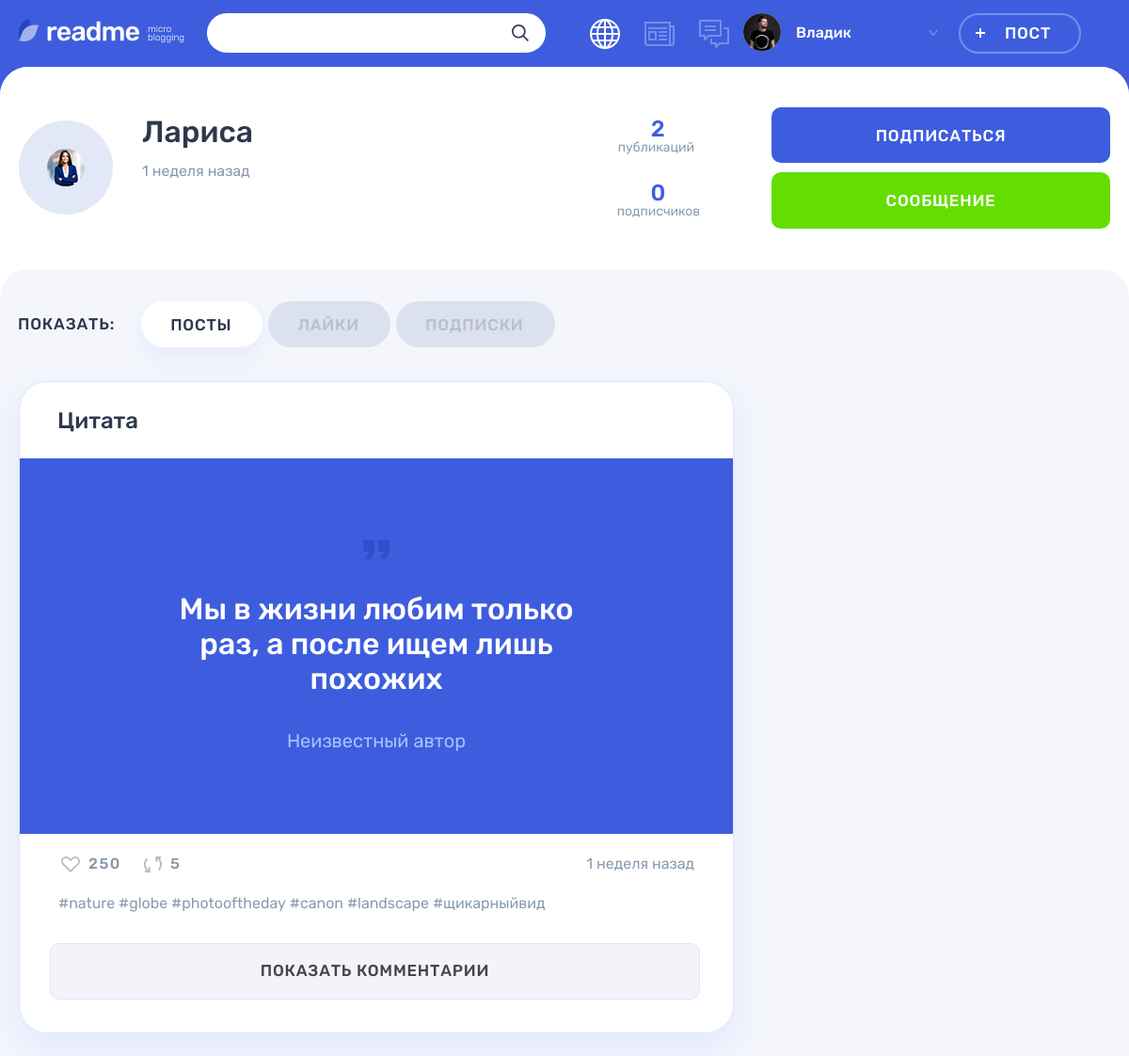
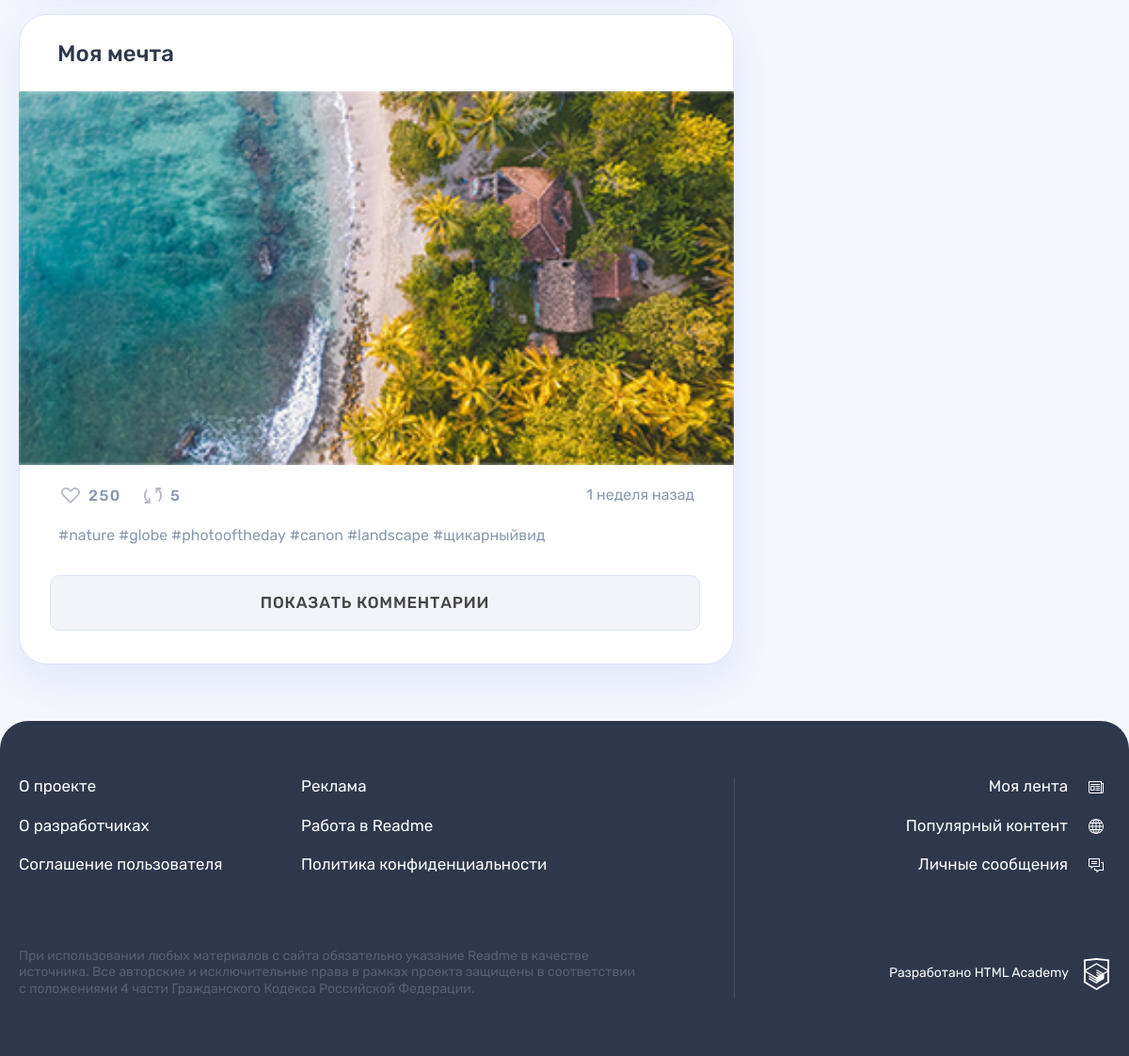
/users_profile.php?id=2 (signed in), run on the app's committed database (2 pictures, top to bottom).
### tables this page shows
CREATE TABLE users (
                     id INT AUTO_INCREMENT PRIMARY KEY,
                     email VARCHAR(320) NOT NULL,
                     password CHAR(64) NOT NULL,
                     login VARCHAR(320) NOT NULL,
                     dt_add TIMESTAMP DEFAULT CURRENT_TIMESTAMP,
                     avatar TEXT DEFAULT NULL,
                     UNIQUE INDEX UI_email (email),
                     UNIQUE INDEX UI_login (login)
);

CREATE TABLE posts (
                     id INT AUTO_INCREMENT PRIMARY KEY,
                     title VARCHAR(128) NOT NULL,
                     text TEXT DEFAULT NULL,
                     quote_auth VARCHAR(128) DEFAULT NULL,
                     img TEXT DEFAULT NULL,
                     video TEXT DEFAULT NULL,
                     link TEXT DEFAULT NULL,
                     views INT DEFAULT 0,
                     original_id INT DEFAULT NULL,
                     user_id INT NOT NULL,
                     content_type_id INT NOT NULL,
                     dt_add TIMESTAMP DEFAULT CURRENT_TIMESTAMP,
                     FOREIGN KEY (content_type_id) REFERENCES content_type(id),
                     FOREIGN KEY (user_id) REFERENCES users (id),
                     FOREIGN KEY (original_id) REFERENCES posts (id)
);

### helpers.php (called while the page is built, shortened)
<?php
function get_noun_plural_form(int $number, string $one, string $two, string $many): string
{
    $number = (int)$number;
    $mod10 = $number % 10;
    $mod100 = $number % 100;
    switch (true) {
        case ($mod10 === 1):
            return $one;
    }
}
function include_template($name, array $data = [])
{
    $name = 'templates/' . $name;
    extract($data);
    require $name;
    $result = ob_get_clean();
    return $result;
}

### functions.php (called while the page is built, shortened)
<?php
require_once 'helpers.php';
function show_past_time($time): string
{
    $post_date = strtotime($time);
    $cur_date = strtotime('now');
    $diff = $cur_date - $post_date;
    if ($diff < SECONDS_IN_HOUR) {
        $divider = SECONDS_IN_MIN;
        $form = ['минута', 'минуты', 'минут'];
    } else if ($diff < SECONDS_IN_DAY) {
        $divider = SECONDS_IN_HOUR;
        $form = ['час', 'часа', 'часов'];
    } else if ($diff < SECONDS_IN_WEEK) {
        $divider = SECONDS_IN_DAY;
        $form = ['день', 'дня', 'дней'];
    } else if ($diff < SECONDS_IN_MONTH) {
        $divider = SECONDS_IN_WEEK;
        $form = ['неделя', 'недели', 'недель'];
    } else {
        $divider = SECONDS_IN_MONTH;
        $form = ['месяц', 'месяца', 'месяцев'];
    }
    $diff /= $divider;
    $diff = floor($diff);
    return $diff . ' ' . get_noun_plural_form($diff, $form[0], $form[1], $form[2]) . ' назад';
}
function get_user ($db_connection, $user_id): array
{
    $sql = 'SELECT id, login, avatar, dt_add' .
        ' FROM users u' .
        ' WHERE id = ?;';
    $stmt = mysqli_prepare($db_connection, $sql);
    mysqli_stmt_bind_param($stmt, 'i', $user_id);
    mysqli_stmt_execute($stmt);
    $result = mysqli_stmt_get_result($stmt);
    return mysqli_fetch_assoc($result);
}
function get_user_info ($db_connection, $user_id): array
{
    $sql = 'SELECT (SELECT COUNT(p.id)' .
        ' FROM posts p' .
        ' WHERE p.user_id = u.id)' .
        ' AS posts_count,' .
        '(SELECT COUNT(follower_id)' .
        ' FROM subscribes s' .
        ' WHERE s.follow_id = u.id)' .
        ' AS subscribers_count' .
        ' FROM posts p' .
        ' JOIN users u ON p.user_id = u.id' .
        ' WHERE u.id = ?' .
        ' GROUP BY posts_count, subscribers_count;';
    $stmt = mysqli_prepare($db_connection, $sql);
    mysqli_stmt_bind_param($stmt, 'i', $user_id);
    mysqli_stmt_execute($stmt);
    $result = mysqli_stmt_get_result($stmt);
    return mysqli_fetch_assoc($result);
}

### templates/profile_templates/users-window-types/users-posts.php (the view, shortened to what this page needs)
<section class="profile__posts tabs__content tabs__content--active">
    <?php foreach ($posts as $post): ?>
        <article class="profile__post post post-photo">
            <header class="post__header">
                <h2><a href="post.php?id=<?= $post['id'] ?>"><?= $post['title'] ?></a></h2>
            </header>
            <?php switch ($post['type']) {
                case 'photo':
                    echo include_template('post_templates/post_window_types/post-photo.php', ['post' => $post]);
                    break;
                case 'quote':
                    echo include_template('post_templates/post_window_types/post-quote.php', ['post' => $post]);
                    break;
            }
            ?>
            <footer class="post__footer">
                <div class="post__indicators">
                    <div class="post__buttons">
                        <a class="post__indicator post__indicator--likes button" href="#"
                           title="Лайк">
                            <svg class="post__indicator-icon" width="20" height="17">
                                <use xlink:href="#icon-heart"></use>
                            </svg>
                            <span>250</span>
                        </a>
                        <a class="post__indicator post__indicator--repost button" href="#"
                           title="Репост">
                            <svg class="post__indicator-icon" width="19" height="17">
                                <use xlink:href="#icon-repost"></use>
                            </svg>
                            <span>5</span>
                        </a>
                    </div>
                    <time class="post__time"
                          datetime="2019-01-30T23:41"><?= show_past_time($post['dt_add']) ?></time>
                </div>
                <ul class="post__tags">
                    <li><a href="#">#nature</a></li>
                    <li><a href="#">#globe</a></li>
                    <li><a href="#">#photooftheday</a></li>
                    <li><a href="#">#canon</a></li>
                    <li><a href="#">#landscape</a></li>
                    <li><a href="#">#щикарныйвид</a></li>
                </ul>
            </footer>
            <div class="comments">
                <a class="comments__button button" href="post.php?id=<?= $post['id'] ?>">Показать комментарии</a>
            </div>
        </article>
    <?php endforeach; ?>
</section>

### templates/profile_templates/users-profile-window.php (shortened to what this page needs)
<main class="page__main page__main--profile">
    <div class="profile profile--default">
        <div class="profile__user-wrapper">
            <div class="profile__user user container">
                <div class="profile__user-info user__info">
                    <div class="profile__avatar user__avatar">
                        <img class="profile__picture user__picture" src="uploads/<?= $this_user['avatar'] ?>"
                             alt="Аватар пользователя">
                    </div>
                    <div class="profile__name-wrapper user__name-wrapper">
                        <span class="profile__name user__name"><?= $this_user['login'] ?></span>
                        <time class="profile__user-time user__time"
                              datetime="2014-03-20"><?= show_past_time($this_user['dt_add']) ?></time>
                    </div>
                </div>
                <div class="profile__rating user__rating">
                    <p class="profile__rating-item user__rating-item user__rating-item--publications">
                        <span class="user__rating-amount"><?= $user_info['posts_count'] ?></span>
                        <span class="profile__rating-text user__rating-text">публикаций</span>
                    </p>
                    <p class="profile__rating-item user__rating-item user__rating-item--subscribers">
                        <span class="user__rating-amount"><?= $user_info['subscribers_count'] ?></span>
                        <span class="profile__rating-text user__rating-text">подписчиков</span>
                    </p>
                </div>
                <div class="profile__user-buttons user__buttons">
                    <?php
                    if ($is_subscribe) {
                        $button['class'] = 'button--main';
                        $button['name'] = 'Подписаться';
                        $button['subscription'] = 'subscribe';
                    } else {
                        $button['class'] = 'button--quartz';
                        $button['name'] = 'Отписаться';
                        $button['subscription'] = 'unsubscribe';
                    }
                    ?>
                    <a href="<?= $button['subscription'] ?>.php?id=<?= $this_user['id'] ?>"
                       class="profile__user-button user__button user__button--subscription button <?= $button['class'] ?>"><?= $button['name'] ?></a>
                    <a class="profile__user-button user__button user__button--writing button button--green" href="#">Сообщение</a>
                </div>
            </div>
        </div>
        <div class="profile__tabs-wrapper tabs">
            <div class="container">
                <div class="profile__tabs filters">
                    <b class="profile__tabs-caption filters__caption">Показать:</b>
                    <ul class="profile__tabs-list filters__list tabs__list">
                        <li class="profile__tabs-item filters__item">
                            <?php $classname = $tab === 'posts' ? 'filters__button--active' : ''; ?>
                            <a class="profile__tabs-link filters__button tabs__item <?= $classname ?>"
                               href="users_profile.php?id=<?= $this_user['id'] ?>&tab=posts">Посты</a>
                        </li>
                        <li class="profile__tabs-item filters__item">
                            <?php $classname = $tab === 'likes' ? 'filters__button--active' : ''; ?>
                            <a class="profile__tabs-link filters__button tabs__item button <?= $classname ?>"
                               href="users_profile.php?id=<?= $this_user['id'] ?>&tab=likes">Лайки</a>
                        </li>
                        <li class="profile__tabs-item filters__item">
                            <?php $classname = $tab === 'subscribes' ? 'filters__button--active' : ''; ?>
                            <a class="profile__tabs-link filters__button tabs__item button <?= $classname ?>"
                               href="users_profile.php?id=<?= $this_user['id'] ?>&tab=subscribes">Подписки</a>
                        </li>
                    </ul>
                </div>
                <div class="profile__tab-content">
                    <?php
                    if ($tab === 'posts' || $tab === 'likes') {
                        echo include_template('profile_templates/users-window-types/users-posts.php', ['posts' => $posts]);
                    } else {
                        echo include_template('profile_templates/users-window-types/users-subscribes.php', ['posts' => $posts, 'user' => $user, 'connection' => $connection]);
                    }
                    ?>
                </div>
            </div>
        </div>
    </div>
</main>

### templates/post_templates/post_window_types/post-quote.php
<div class="post-details__image-wrapper post-quote">
    <div class="post__main">
        <blockquote>
            <p>
                <?= htmlspecialchars($post['text']) ?>
            </p>
            <cite><?= htmlspecialchars($post['quote_auth']) ?></cite>
        </blockquote>
    </div>
</div>

### templates/post_templates/post_window_types/post-photo.php
<div class="post-details__image-wrapper post-photo__image-wrapper">
    <img src="img/<?= htmlspecialchars($post['img']) ?>" alt="Фото от пользователя" width="760" height="507">
</div>

### data on the page
users: avatar (picture), login "Лариса", dt_add "1 неделя назад"
posts: title "Цитата", text "Мы в жизни любим только раз, а после ищем лишь похожих", quote_auth "Неизвестный автор", dt_add "1 неделя назад"
posts: title "Моя мечта", img (picture), dt_add "1 неделя назад"

### other printed values
$user['user'] "Владик"
$user_info['posts_count'] "2"
$user_info['subscribers_count'] "0"
$button['name'] "ПОДПИСАТЬСЯ"
